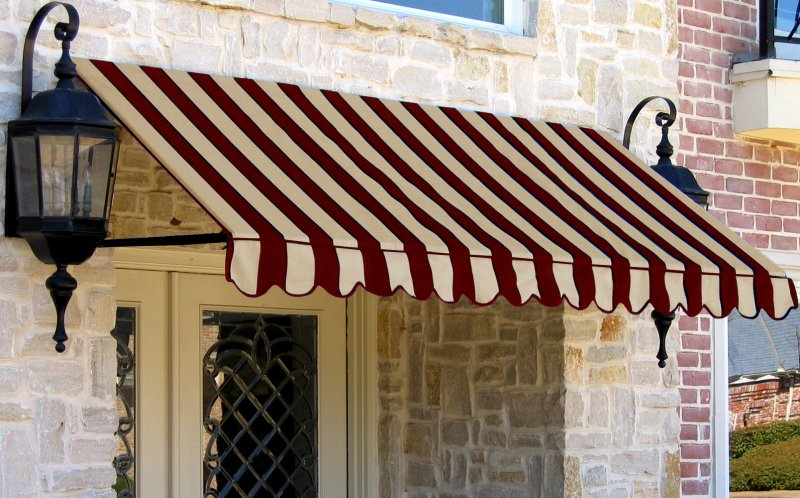
#> input picture Images/Awnings.jpg, 800 x 498 px
$ python histogram_process.py
#> lines starting #> are read from the running program, lines starting #| are printed output that depends on the picture
#> further down, orig_img is the input picture: shape (498, 800, 3); mean B, G, R 115.4, 128.8, 147.1
import cv2
import numpy as np
import os
import matplotlib.pyplot as plt


# [11 lines left out: functions gen_negative, color_to_grayscale, not called in this run]


def print_histogram(img):
    plt.figure()
    if len(img.shape) == 3:
        plt.subplot(311)
        hist, bins, patches = plt.hist(img[:, :, 0].flatten(), 256,[0,255])
        plt.title("B Channel")
        plt.subplot(312)
        hist, bins, patches = plt.hist(img[:, :, 1].flatten(), 256,[0,255])
        plt.title("G Channel")
        plt.subplot(313)
        hist, bins, patches = plt.hist(img[:, :, 2].flatten(), 256,[0,255])
        plt.title("R Channel")
    else:
        hist, bins, patches = plt.hist(img.flatten(), 256,[0,255])
        plt.title("Mono Channel")


# [34 lines left out: functions contrast_stretch, histogram_equilize_grayscale, not called in this run]


def histogram_equilize_color(inp_img):
    inp_img = cv2.cvtColor(inp_img, cv2.COLOR_BGR2HSV)
#> inp_img: shape (498, 800, 3); mean H, S, V 41.5, 88.1, 149.5
    equilised_img = np.zeros((inp_img.shape[0], inp_img.shape[1],inp_img.shape[2]), dtype=np.uint8)
    num_pixels = inp_img.shape[0] * inp_img.shape[1]
#> num_pixels = 398400
    flattend_img = inp_img[:,:,2].flatten()
    hist, bins = np.histogram(flattend_img, 256, [0, 255])
#> hist = 256 values, max 5122 at index 190, min 514 at index 11, mean 1556.2; bins = 257 values from 0 to 255
    cdf = hist.cumsum() / float(num_pixels)
#> cdf = 256 values from 0.00344 to 1
    for i in range(inp_img.shape[0]):
        for j in range(inp_img.shape[1]):
            equilised_img[i][j][0] = inp_img[i][j][0]
            equilised_img[i][j][1] = inp_img[i][j][1]
            equilised_img[i][j][2] = cdf[inp_img[i][j][2]] * 255
#> equilised_img: shape (498, 800, 3); mean H, S, V 41.5, 88.1, 127.7
    return cv2.cvtColor(equilised_img,cv2.COLOR_HSV2BGR)
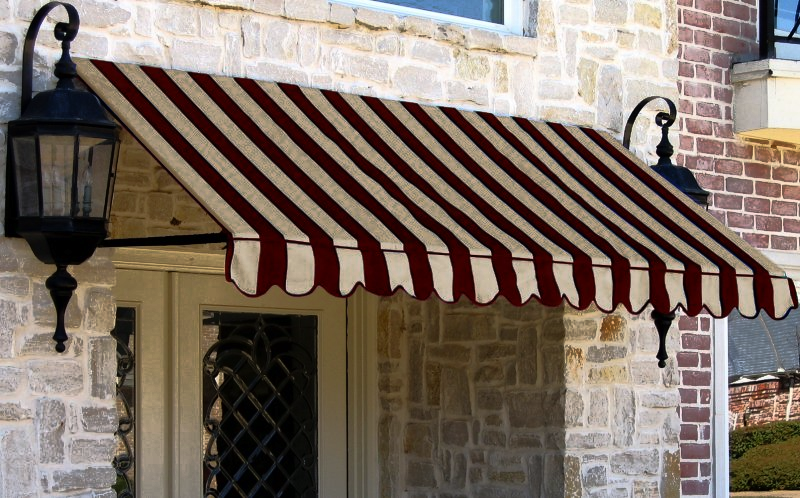
#> returned value: shape (498, 800, 3); mean B, G, R 100.8, 111.6, 125.7


if __name__ == '__main__':
    imName = 'Awnings.jpg'
    imPath = os.path.join('./Images', imName)
    orig_img = cv2.imread(imPath)

    # [7 lines of commented-out code are left out]
    equilised_img = histogram_equilize_color(orig_img)


    cv2.namedWindow('orig_window')

    cv2.namedWindow('neg_window')
    cv2.imshow('orig_window', orig_img)
    cv2.imshow('neg_window', equilised_img)

    print_histogram(orig_img)
#> in print_histogram, `hist, bins, patches = plt.hist(img[:, :, 0].flatten(), 256,[0,255])`: hist = 256 values, max 21918 at index 0, min 229 at index 254, mean 1556.2; bins = 257 values from 0 to 255; patches = 256 items
#> in print_histogram, `hist, bins, patches = plt.hist(img[:, :, 1].flatten(), 256,[0,255])`: hist = 256 values, max 16727 at index 0, min 241 at index 254, mean 1556.2
#> in print_histogram, `hist, bins, patches = plt.hist(img[:, :, 2].flatten(), 256,[0,255])`: hist = 256 values, max 5208 at index 190, min 607 at index 254, mean 1556.2
    print_histogram(equilised_img)
    plt.show()
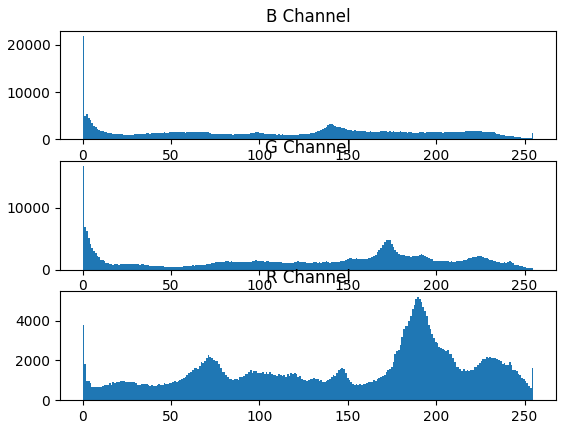
#> figure drawn by matplotlib, 3 panels; panel 1: tallest bar 21918 high, from x = 0 to 0.996; panel 2: tallest bar 16727 high, from x = 0 to 0.996; panel 3: tallest bar 5208 high, from x = 189.3 to 190.3
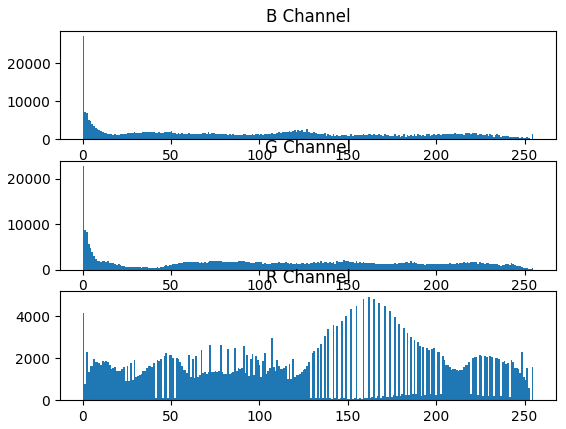
#> figure drawn by matplotlib, 3 panels; panel 1: tallest bar 27251 high, from x = 0 to 0.996; panel 2: tallest bar 22714 high, from x = 0 to 0.996; panel 3: tallest bar 4940 high, from x = 161.4 to 162.4

    key = cv2.waitKey(0)
#> (key Esc is pressed here)
    if key == ord('s'):
        cv2.imwrite("equilised"+imName+".jpg",equilised_img)

$ run again, with Images/me.jpg copied over Images/Awnings.jpg
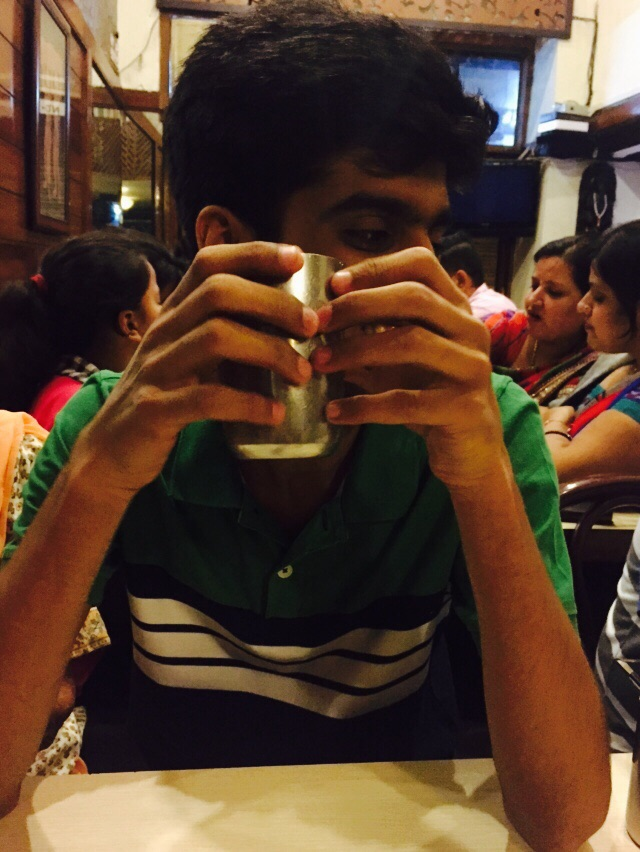
#> input picture Images/me.jpg, 640 x 852 px
#> orig_img is the input picture: shape (852, 640, 3); mean B, G, R 46.3, 63.1, 87.5
#> inp_img: shape (852, 640, 3); mean H, S, V 58.7, 126.3, 90.5
#> in histogram_equilize_color, `hist, bins = np.histogram(flattend_img, 256, [0, 255])`: hist = 256 values, max 15597 at index 17, min 0 at index 0, mean 2130; bins = 257 values from 0 to 255
#> cdf = 256 values from 0 to 1
#> in histogram_equilize_color, `return cv2.cvtColor(equilised_img,cv2.COLOR_HSV2BGR)`:
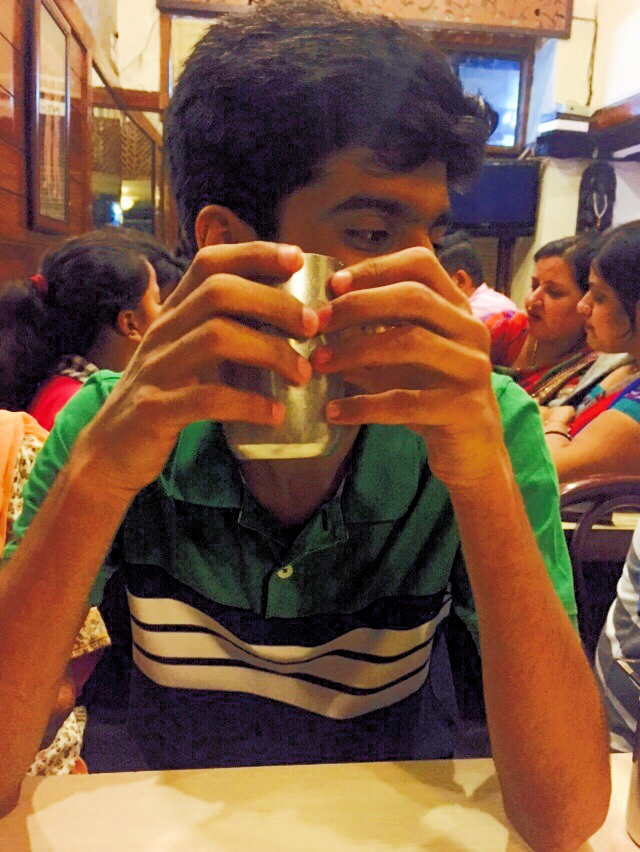
#> returned value: shape (852, 640, 3); mean B, G, R 65.7, 86.9, 123
#> in print_histogram, `hist, bins, patches = plt.hist(img[:, :, 0].flatten(), 256,[0,255])`: hist = 256 values, max 26973 at index 19, min 57 at index 1, mean 2130; bins = 257 values from 0 to 255; patches = 256 items
#> in print_histogram, `hist, bins, patches = plt.hist(img[:, :, 1].flatten(), 256,[0,255])`: hist = 256 values, max 15023 at index 10, min 6 at index 1, mean 2130
#> in print_histogram, `hist, bins, patches = plt.hist(img[:, :, 2].flatten(), 256,[0,255])`: hist = 256 values, max 18178 at index 15, min 1 at index 1, mean 2130
#> `plt.show()`:
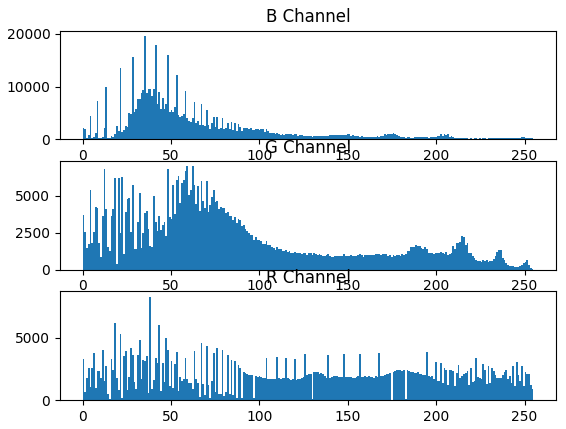
#> figure drawn by matplotlib, 3 panels; panel 1: tallest bar 19620 high, from x = 34.86 to 35.86; panel 2: tallest bar 6999 high, from x = 61.76 to 62.75; panel 3: tallest bar 8283 high, from x = 37.85 to 38.85

$ run again, with Images/me2.jpg copied over Images/Awnings.jpg
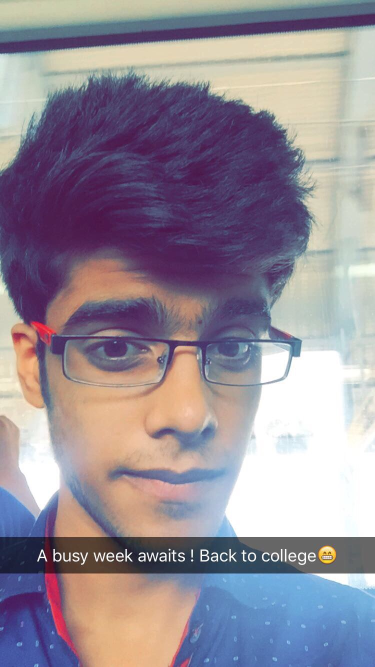
#> input picture Images/me2.jpg, 750 x 1334 px (shown at 1/2 size)
#> orig_img is the input picture: shape (1334, 750, 3); mean B, G, R 152.1, 140.4, 149.6
#> inp_img: shape (1334, 750, 3); mean H, S, V 77.6, 73.1, 168.5
#> in histogram_equilize_color, `hist, bins = np.histogram(flattend_img, 256, [0, 255])`: hist = 256 values, max 80799 at index 255, min 0 at index 0, mean 3908.2; bins = 257 values from 0 to 255
#> cdf = 256 values from 0 to 1
#> in histogram_equilize_color, `return cv2.cvtColor(equilised_img,cv2.COLOR_HSV2BGR)`:
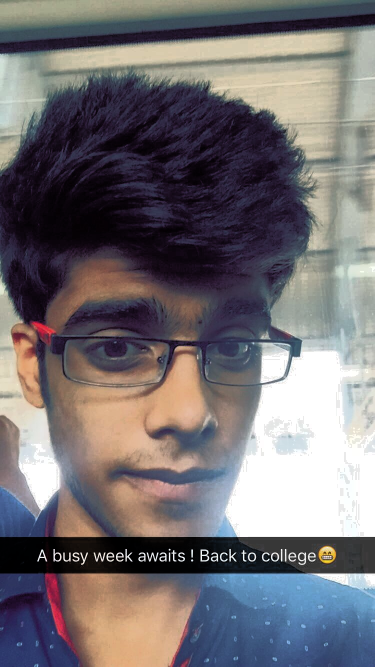
#> returned value: shape (1334, 750, 3) (shown at 1/2 size); mean B, G, R 114.8, 111.1, 115.9
#> in print_histogram, `hist, bins, patches = plt.hist(img[:, :, 0].flatten(), 256,[0,255])`: hist = 256 values, max 74473 at index 255, min 1 at index 1, mean 3908.2; bins = 257 values from 0 to 255; patches = 256 items
#> in print_histogram, `hist, bins, patches = plt.hist(img[:, :, 1].flatten(), 256,[0,255])`: hist = 256 values, max 73178 at index 255, min 0 at index 1, mean 3908.2
#> in print_histogram, `hist, bins, patches = plt.hist(img[:, :, 2].flatten(), 256,[0,255])`: hist = 256 values, max 72025 at index 255, min 0 at index 0, mean 3908.2
#> `plt.show()`:
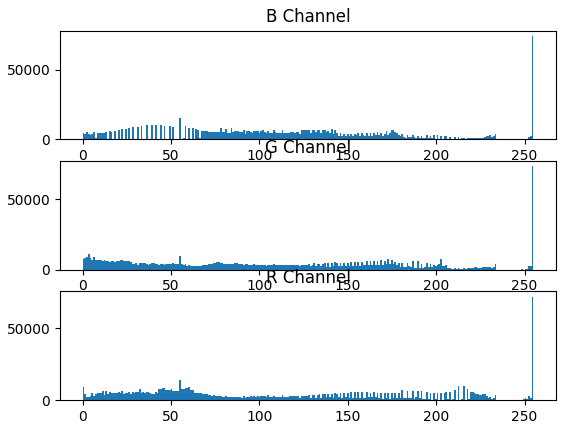
#> figure drawn by matplotlib, 3 panels; panel 1: tallest bar 74472 high, from x = 254 to 255; panel 2: tallest bar 73178 high, from x = 254 to 255; panel 3: tallest bar 72025 high, from x = 254 to 255
